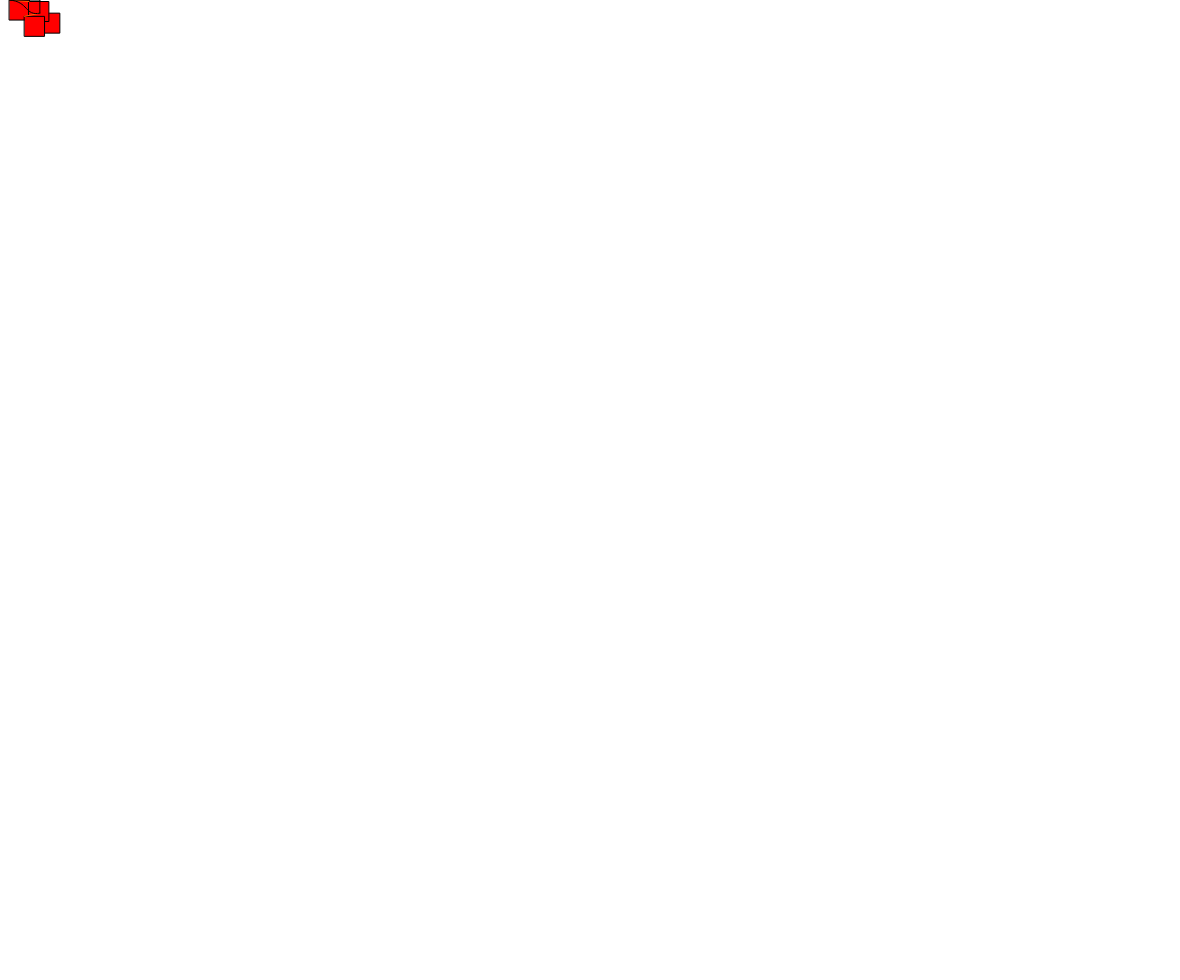
Frame 1 (no input)
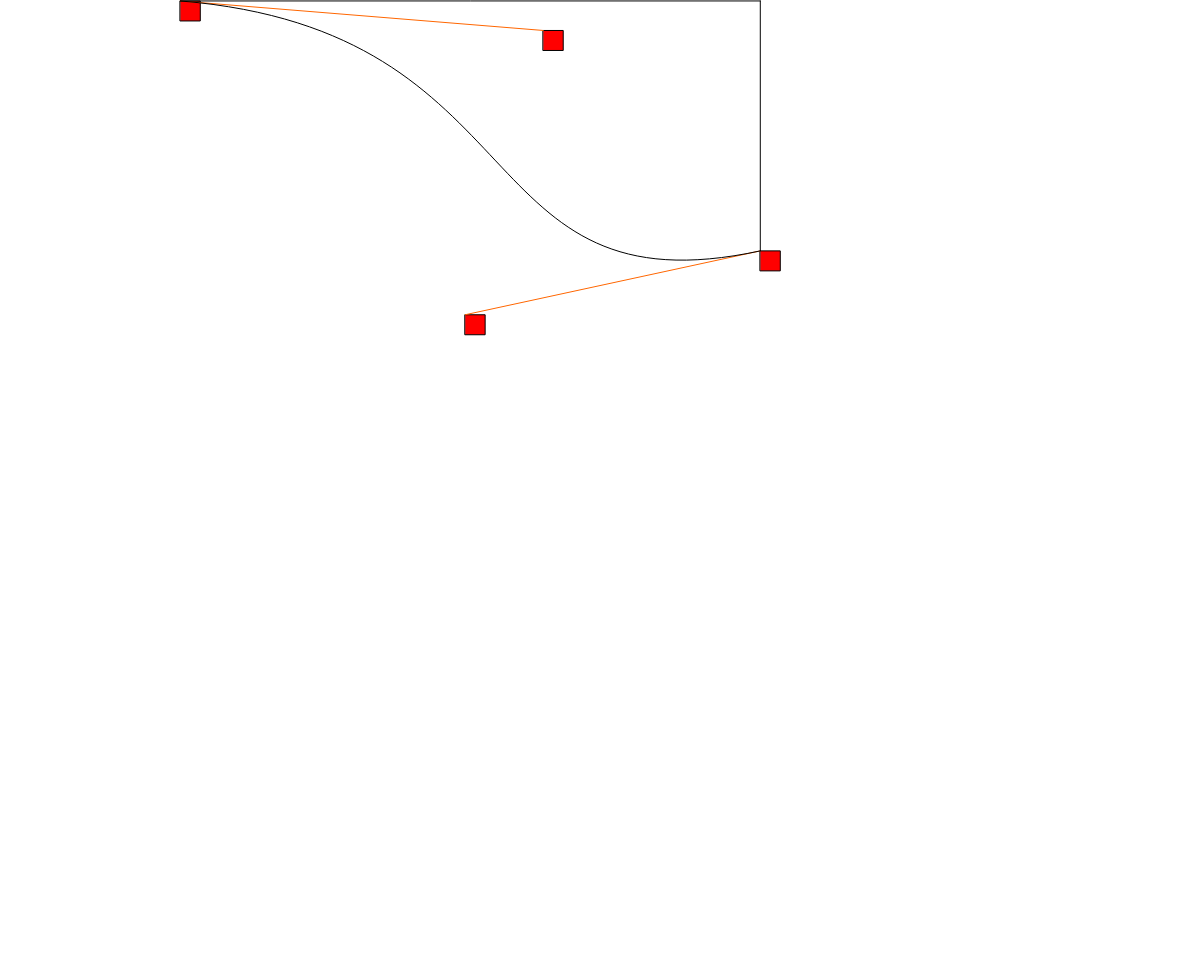
Frame 60 (no input)
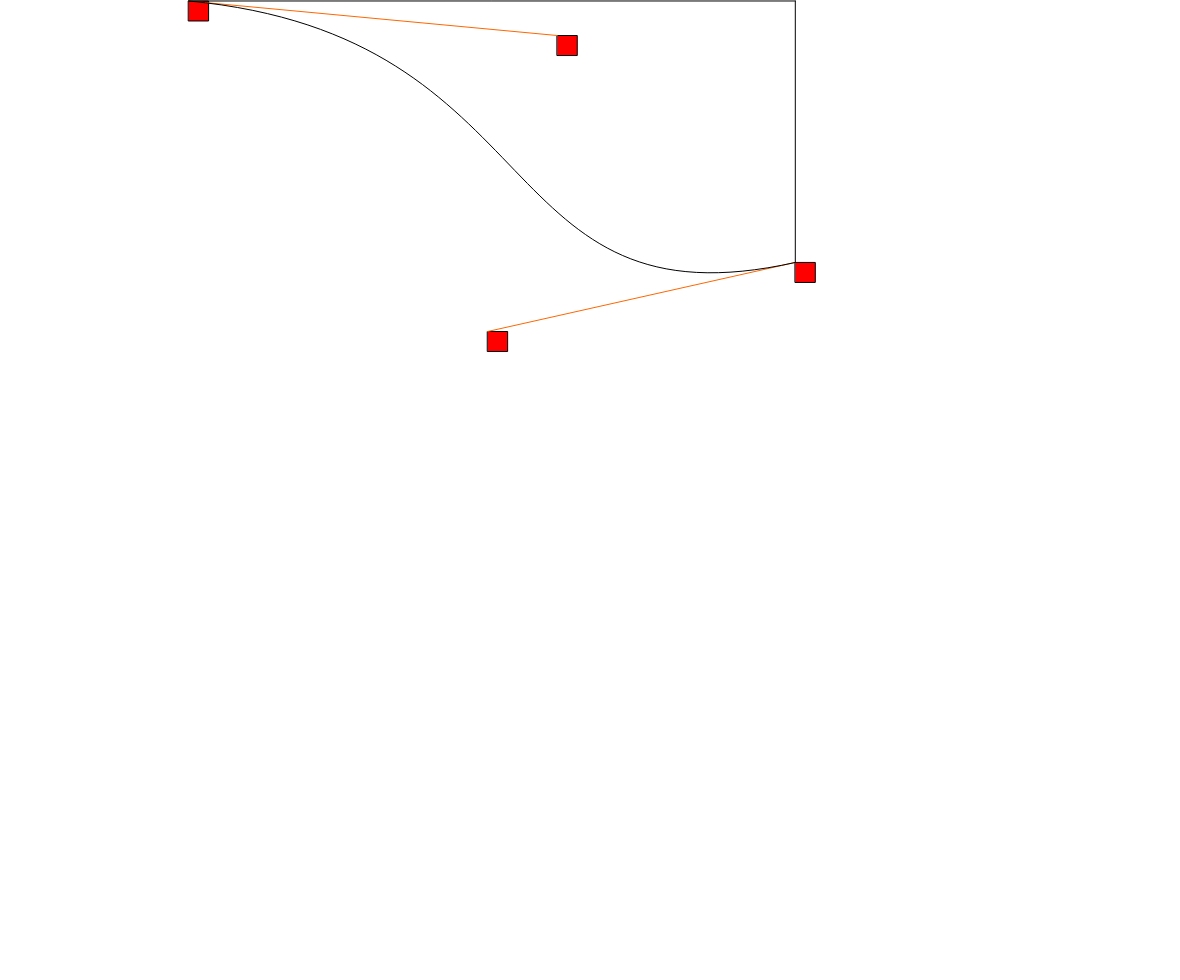
Frame 120 (the mouse pressed at the canvas centre since frame 60)

The p5.js sketch that drew these frames (run headless with seeded random() and noise() and a simulated clock; from frame 60 on, the mouse is pressed at the canvas centre):

// p5.js sketch
// ── sketch.js
let mover;

function setup() {
  createCanvas(window.innerWidth - 20, window.innerHeight - 20);
  this.anchorPointA = new DragPoint(189, 1, 0, 0);
  this.anchorPointB = new DragPoint(797, 263, 0, 0);
  this.controlPointA = new DragPoint(567, 49, 0.01, 20);
  this.controlPointB = new DragPoint(507, 313, 0.01, 20);
  this.showControls=true
  this.points = [
    this.anchorPointA,
    this.anchorPointB,
    this.controlPointA,
    this.controlPointB
  ];

  this.c1 = color(204, 102, 0);
  this.c2 = color(0, 102, 153);
}

function mousePressed() {
  for (i = 0; i < this.points.length; i++) {
    this.points[i].onPress(mouseX, mouseY);
  }
  console.log("------");
  console.log(
    "this.anchorPointA = new DragPoint(" +
      this.anchorPointA.position.x +
      "," +
      this.anchorPointA.position.y +
      ");",
    "this.anchorPointB = new DragPoint(" +
      this.anchorPointB.position.x +
      "," +
      this.anchorPointB.position.y +
      ");",
    "this.controlPointA = new DragPoint(" +
      this.controlPointA.position.x +
      "," +
      this.controlPointA.position.y +
      ");",
    "this.controlPointB = new DragPoint(" +
      this.controlPointB.position.x +
      "," +
      this.controlPointB.position.y +
      ");"
  );
  console.log("------\n\n\n");
}

function mouseReleased() {
  for (i = 0; i < this.points.length; i++) {
    this.points[i].onRelease();
  }
}

function draw() {
  clear();
  for (i = 0; i < this.points.length; i++) {
    this.points[i].update();
    if (this.showControls) {
      this.points[i].display();
    }
  }
  // setGradient(50, 90, 540, 80, this.c1, this.c2);

  if (this.showControls) {
    stroke(255, 102, 0);
    line(
      this.anchorPointA.position.x,
      this.anchorPointA.position.y,
      this.controlPointA.position.x,
      this.controlPointA.position.y
    );
    line(
      this.controlPointB.position.x,
      this.controlPointB.position.y,
      this.anchorPointB.position.x,
      this.anchorPointB.position.y
    );
  }
  noFill();
  stroke(0, 0, 0);

  bezier(
    this.anchorPointA.position.x,
    this.anchorPointA.position.y,
    this.controlPointA.position.x,
    this.controlPointA.position.y,
    this.controlPointB.position.x,
    this.controlPointB.position.y,
    this.anchorPointB.position.x,
    this.anchorPointB.position.y
  );
  line(
    this.anchorPointB.position.x,
    this.anchorPointB.position.y,
    this.anchorPointB.position.x,
    this.anchorPointA.position.y
  );
  line(this.anchorPointB.position.x,
    this.anchorPointA.position.y,
    this.anchorPointA.position.x,
    this.anchorPointA.position.y,
  )
}

// ── dragpoint.js
class DragPoint {
  constructor(x, y, speed, radius) {
    this.speedX = speed;
    this.speedY = speed * 0.5;
    this.radius = radius;
    this.angleX = Math.random() * Math.PI * 2;
    this.angleY = Math.random() * Math.PI * 2;
    this.basePosition = createVector(x, y);
    this.position = createVector();
  }

  onPress(px, py) {
    const x = this.position.x;
    const y = this.position.y;
    const w = 20;
    const h = 20;
    if (px > x && px < x + w && py > y && py < y + h) {
      this.dragging = true;
      this.offsetX = x - px;
      this.offsetY = y - py;
    }
  }

  onRelease() {
    this.dragging = false;
  }

  update() {
    if (this.dragging) {
      this.position.x = mouseX + this.offsetX;
      this.position.y = mouseY + this.offsetY;
    } else {
      this.position.x +=
        (this.basePosition.x +
          Math.cos(this.angleX) * this.radius -
          this.position.x) *
        0.05;
      this.position.y +=
        (this.basePosition.y +
          Math.sin(this.angleY) * this.radius -
          this.position.y) *
        0.05;
      this.angleX += this.speedX;
      this.angleY += this.speedY;
    }
  }

  display() {
    push();
    fill("red");
    rect(this.position.x, this.position.y, 20, 20);
    pop();
  }
}
